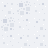

Below is a game level as drawn by its tile map, then a one-line description and the .tmx that defines it (tile-layer data replaced by summaries):
An orthogonal 3x3 tile map with 16x16 px tiles, 1 tile layer (Tile Layer 1) and 3 objects (Rectangle, Wheel2).

<map version="1.0" tiledversion="1.1.5" orientation="orthogonal" renderorder="right-down" width="3" height="3" tilewidth="16" tileheight="16" infinite="0" nextobjectid="8">
 <tileset firstgid="1" name="roguelikeHoliday_transparent" tilewidth="16" tileheight="16" spacing="1" tilecount="48" columns="12">
  <image source="roguelikeHoliday_transparent.png" width="203" height="67" />
 </tileset>
 <layer name="Tile Layer 1" width="3" height="3">
  <data>[9 cells, 9 non-empty, 3 distinct tile ids]</data>
 </layer>
 <objectgroup name="Object Layer 1">
  <object id="1" name="Rectangle" x="10" y="13" width="25" height="23" />
  <object id="3" template="Wheel.tx" x="26" y="5" />
  <object id="7" template="notexist.tx" name="Wheel2" x="0" y="0" />
 </objectgroup>
 <group name="Group 1" offsetx="2" offsety="2">
  <objectgroup name="Object Layer 2" />
  <imagelayer name="Image Layer 1" offsetx="5" offsety="5" />
 </group>
</map>
